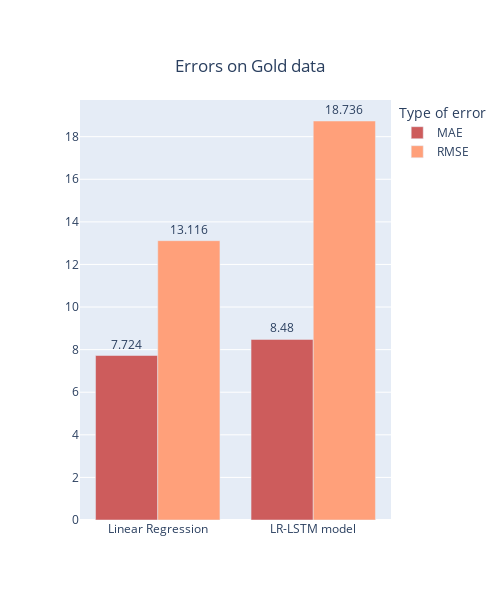

The cell this chart's notebook holds for it:
### Code cell
import plotly.graph_objects as go
animals=['Linear Regression', 'LR-LSTM model']
y1, y2 = [7.724, 8.480], [13.116, 18.736]
fig = go.Figure(data=[
    go.Bar(name='MAE', x=animals, y=y1, marker_color='indianred', text=y1, textposition="outside"),
    go.Bar(name='RMSE', x=animals, y=y2, marker_color='lightsalmon', text=y2, textposition="outside")])
# Change the bar mode
fig.update_layout(title={'text':'Errors on Gold data','y' : 0.9,'x' : 0.5,  }, height=600, width=500, legend_title_text='Type of error')
fig.show()

### Figure 1 — Plotly figure (JSON) as saved in the notebook; plotly's stock layout.template omitted (floating-point values rounded to 4 significant figures)
{"data": [{"marker": {"color": "indianred"}, "name": "MAE", "text": ["7.724", "8.48"], "textposition": "outside", "type": "bar", "x": ["Linear Regression", "LR-LSTM model"], "y": [7.724, 8.48]}, {"marker": {"color": "lightsalmon"}, "name": "RMSE", "text": ["13.116", "18.736"], "textposition": "outside", "type": "bar", "x": ["Linear Regression", "LR-LSTM model"], "y": [13.12, 18.74]}], "layout": {"height": 600, "legend": {"title": {"text": "Type of error"}}, "title": {"text": "Errors on Gold data", "x": 0.5, "y": 0.9}, "width": 500}}
